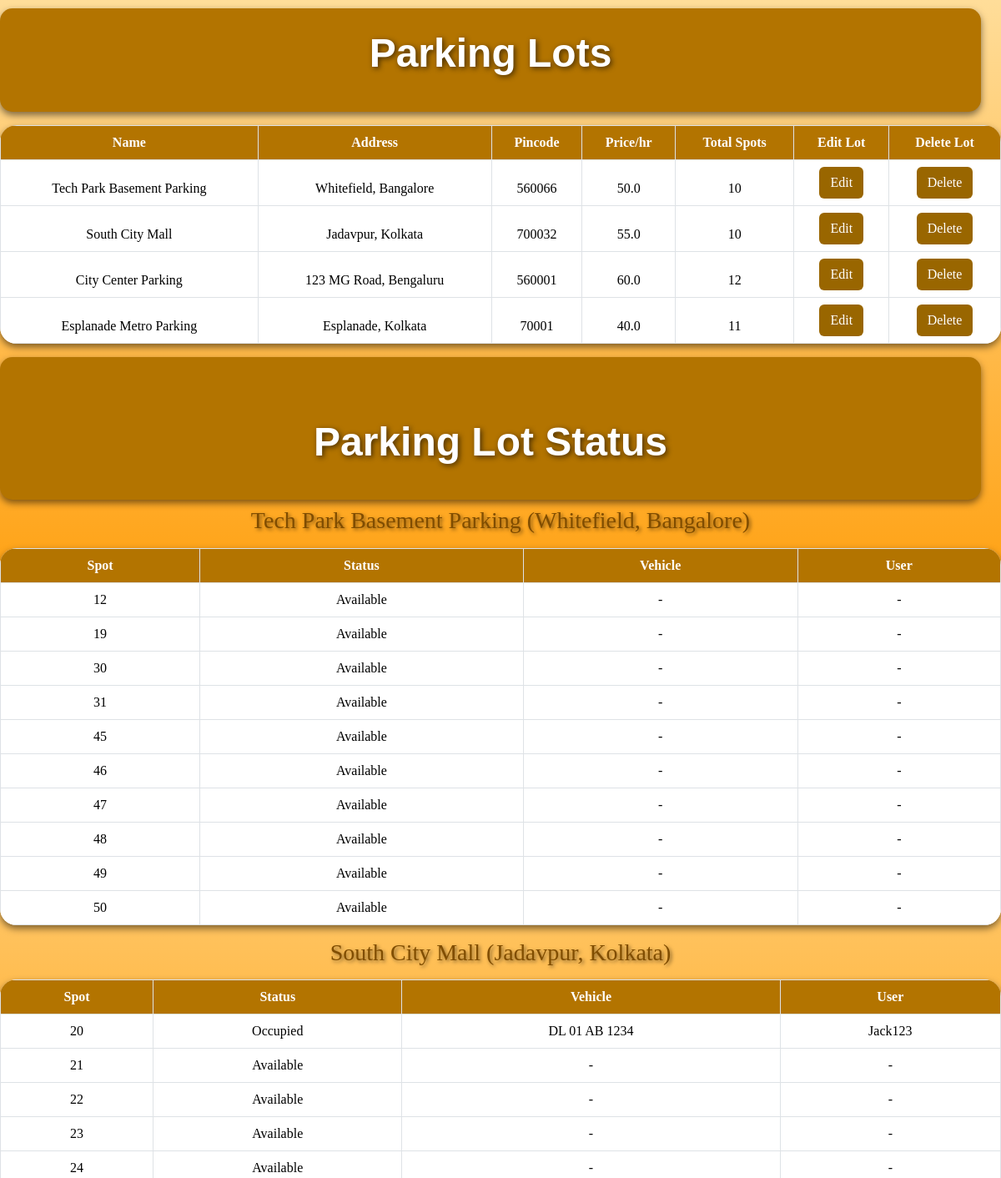
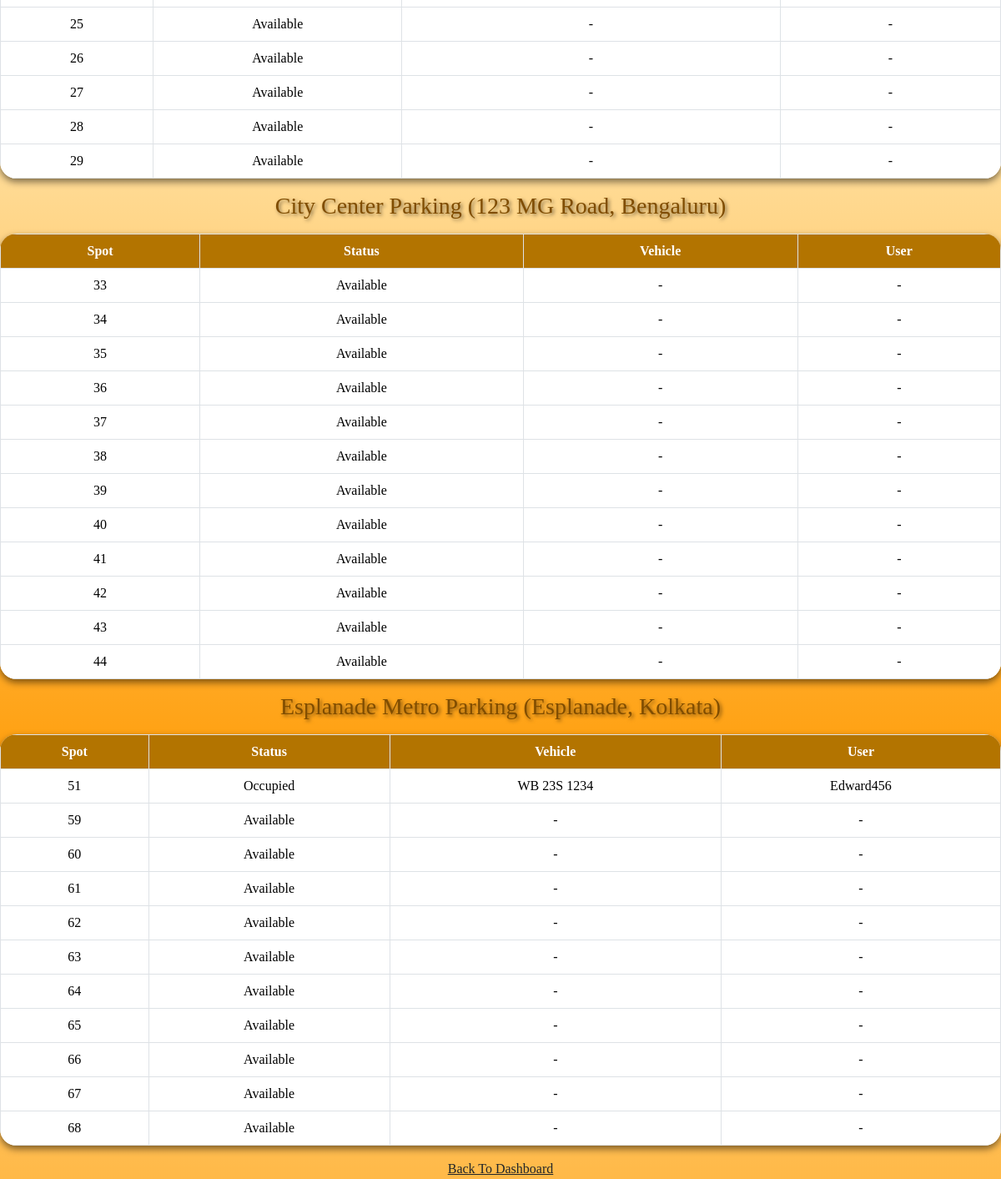
/parking_lot_details, run on the app's committed database (2 pictures, top to bottom).
### app.py (models this page shows)
class ParkingLot(db.Model):
    __tablename__='parking_lot'
    id=db.Column(db.Integer,primary_key=True)
    name=db.Column(db.String(50), nullable=False)
    address=db.Column(db.String(50), nullable=False)
    pincode=db.Column(db.Integer, nullable= False)
    price_per_hour=db.Column(db.Float,nullable=False)
    max_spots=db.Column(db.Integer, nullable=False)
    spots=db.relationship('ParkingSpot',backref='lot')

class Reservation(db.Model):
    id=db.Column(db.Integer, primary_key=True)
    spot_id=db.Column(db.Integer,db.ForeignKey('parking_spot.id'), nullable=False)
    user_id=db.Column(db.Integer,db.ForeignKey('users.id'), nullable=False)
    start_time=db.Column(db.DateTime,nullable=False)
    end_time=db.Column(db.DateTime)
    cost=db.Column(db.Float)
    vehicle_number=db.Column(db.String(20))
    duration=db.Column(db.Float)

class User(db.Model):
    __tablename__='users'
    id=db.Column(db.Integer, primary_key=True)
    fname=db.Column(db.String(100), nullable=False)
    lname=db.Column(db.String(100), nullable=False)
    username=db.Column(db.String(80), unique=True, nullable=False)
    password=db.Column(db.String(120), nullable=False)
    is_admin=db.Column(db.Boolean, default=False)

### app.py (the view)
@app.route('/parking_lot_details')
def parking_lot_details():
    lots=ParkingLot.query.all()
    lot_data = []
    for lot in lots:
        spots_info = []
        for spot in lot.spots:
            if spot.status == "O":
                reservation = Reservation.query.filter_by(spot_id=spot.id, end_time=None).first()
                if reservation:
                    user = User.query.get(reservation.user_id)
                    spots_info.append({
                        "number": spot.id,
                        "status": "Occupied",
                        "vehicle": reservation.vehicle_number,
                        "user": user.username
                    })
            else:
                spots_info.append({
                    "number": spot.id,
                    "status": "Available",
                    "vehicle": None,
                    "user": None
                })
        lot_data.append({"lot": lot, "spots": spots_info})
    return render_template('parking_lot_detail.html',lots=lots, lot_data=lot_data)

### Templates/parking_lot_detail.html (shortened to what this page needs)
<!DOCTYPE html>
<html lang="en">
<head>
        <link rel="stylesheet" href="{{url_for('static', filename='css/bootstrap.min.css')}}">
    <link rel="stylesheet" href="{{url_for('static', filename='css/style.css')}}">
</head>
<body class="admin_page">
    <div class="header">
    <h1 class="text-center mb-3">Parking Lots</h1>
    </div>
    <table class="table table-bordered table-hover align-middle text-center mt-3">
       <thead class="table_heading">
        <tr>
        <th>Name</th>
        <th>Address</th>
        <th>Pincode</th>
        <th>Price/hr</th>
        <th>Total Spots</th>
        <th>Edit Lot</th>
        <th>Delete Lot</th>
    </tr>
    {% for lot in lots%}
    <tr>
        <td>{{ lot.name}}</td>
        <td>{{lot.address}}</td>
        <td>{{lot.pincode}}</td>
        <td>{{lot.price_per_hour}}</td>
        <td>{{lot.max_spots}}</td>
        <td>
            <a href="{{url_for('edit_lot', lot_id=lot.id)}}" class="btn">Edit</a>
        </td>
        <td>
            <form action="{{url_for('delete_lot', lot_id=lot.id)}}" method="post">
                <button onclick="return confirm('Are You Sure?')" class="btn">Delete</button>
            </form>
        </td>
    </tr>
    {% endfor %}
</table>
<div class="header">
<h1 class="text-center mt-5 mb-3">Parking Lot Status</h1>
    </div>
    {% for item in lot_data %}
        <h3 class="text-center mb-2 mt-2">{{ item.lot.name }} ({{ item.lot.address }})</h3>
        <table class="table table-bordered table-hover align-middle text-center mt-3">
            <thead class="table_heading">
            <tr>
                <th>Spot</th>
                <th>Status</th>
                <th>Vehicle</th>
                <th>User</th>
            </tr>
        </thead>
            {% for spot in item.spots %}
                <tr>
                    <td>{{ spot.number }}</td>
                    <td>{{ spot.status }}</td>
                    <td>{% if spot.vehicle %}{{ spot.vehicle }}{% else %}-{% endif %}</td>
                    <td>{% if spot.user %}{{ spot.user }}{% else %}-{% endif %}</td>
                </tr>
            {% endfor %}
        </table>
    {% endfor %}
<div class="text-center">
<a href="{{url_for('admin_dashboard', user_name='admin')}}" class="text-dark">Back To Dashboard</a>
</div>
</body>
</html>

### static/css/style.css (style rules this page uses)
html,body { height: 100%; margin:0; padding: 0; font-family: 'Times New Roman', Times, serif; }
.btn { background-color: #996600; color: white; }
table { background-color: blanchedalmond; border-radius: 20px; overflow: hidden; box-shadow: 0 4px 8px rgba(0, 0, 0, 0.5); }
.table_heading th { background-color: bisque; color: black; font-weight: bold; }
.admin_page { background: linear-gradient(to bottom, #ffdd99 ,#ff9900); min-height: 100vh; margin: 0; font-family: 'Times New Roman', Times, serif; }
.admin_page .table_heading th { background-color: #b37400; color: white; }
.admin_page .header { margin-top: 10px; background-color: #b37400; width: 98%; padding: 25px; border-radius: 15px; box-shadow: 0 4px 8px rgba(0, 0, 0, 0.5); display: flex; justify-content: center; text-align: center; }
.admin_page .header h1 { font-family: Verdana, Geneva, Tahoma, sans-serif; font-weight: bolder; color: white; text-shadow: 2px 2px 6px rgba(26, 17, 0, 0.7); font-size: 3rem; }
.admin_page h3 { color: #804d00; text-shadow: 2px 2px 4px rgba(0, 0, 0, 0.5); }

### data on the page
ParkingLot: name "Tech Park Basement Parking", address "Whitefield, Bangalore", pincode "560066", price_per_hour "50.0", max_spots "10", lot.name "Tech Park Basement Parking", lot.address "Whitefield, Bangalore"
ParkingLot: name "South City Mall", address "Jadavpur, Kolkata", pincode "700032", price_per_hour "55.0", max_spots "10", lot.name "South City Mall", lot.address "Jadavpur, Kolkata"
ParkingLot: name "City Center Parking", address "123 MG Road, Bengaluru", pincode "560001", price_per_hour "60.0", max_spots "12", lot.name "City Center Parking", lot.address "123 MG Road, Bengaluru"
ParkingLot: name "Esplanade Metro Parking", address "Esplanade, Kolkata", pincode "70001", price_per_hour "40.0", max_spots "11", lot.name "Esplanade Metro Parking", lot.address "Esplanade, Kolkata"
Reservation: vehicle "DL 01 AB 1234"
User: user "Jack123"
Reservation: vehicle "WB 23S 1234"
User: user "Edward456"

### other printed values
{{ spot.number }} "12" "19" "30" "31" "45" "46" "47" "48" "49" "50" "20" "21" "22" "23" "24" "25" "26" "27" "28" "29" "33" "34" "35" "36" "37" "38" "39" "40" "41" "42" "43" "44" "51" "59" "60" "61" "62" "63" "64" "65" "66" "67" "68"
{{ spot.status }} "Available" "Available" "Available" "Available" "Available" "Available" "Available" "Available" "Available" "Available" "Occupied" "Available" "Available" "Available" "Available" "Available" "Available" "Available" "Available" "Available" "Available" "Available" "Available" "Available" "Available" "Available" "Available" "Available" "Available" "Available" "Available" "Available" "Occupied" "Available" "Available" "Available" "Available" "Available" "Available" "Available" "Available" "Available" "Available"
